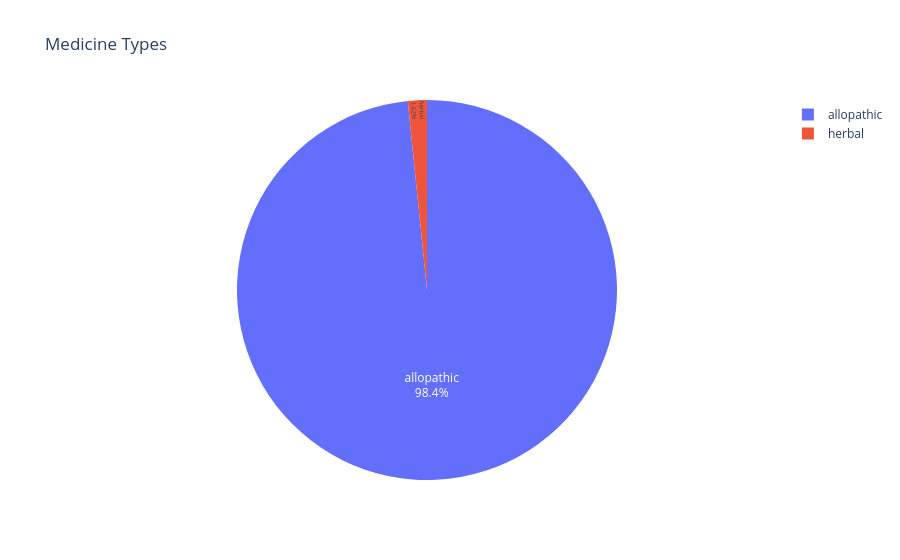

This figure's notebook cell:
### Markdown cell above
### Medicine Types

### Code cell
figure = px.pie(df_medicine['type'].value_counts().reset_index(), values='count', names='type', title='Medicine Types')
figure.update_traces(textposition='inside', textinfo='percent+label')
figure.show()
print_markdown("#### Huge gap between allopathic and herbal medicines")
print("Plotted medicine types pie chart.")

### Figure 1 — Plotly figure (JSON) as saved in the notebook; plotly's stock layout.template omitted (floating-point values rounded to 4 significant figures)
{"data": [{"domain": {"x": [0, 1], "y": [0, 1]}, "hovertemplate": "type=%{label}<br>count=%{value}<extra></extra>", "labels": ["allopathic", "herbal"], "legendgroup": "", "name": "", "showlegend": true, "textinfo": "percent+label", "textposition": "inside", "type": "pie", "values": [21363, 351]}], "layout": {"legend": {"tracegroupgap": 0}, "title": {"text": "Medicine Types"}}}
